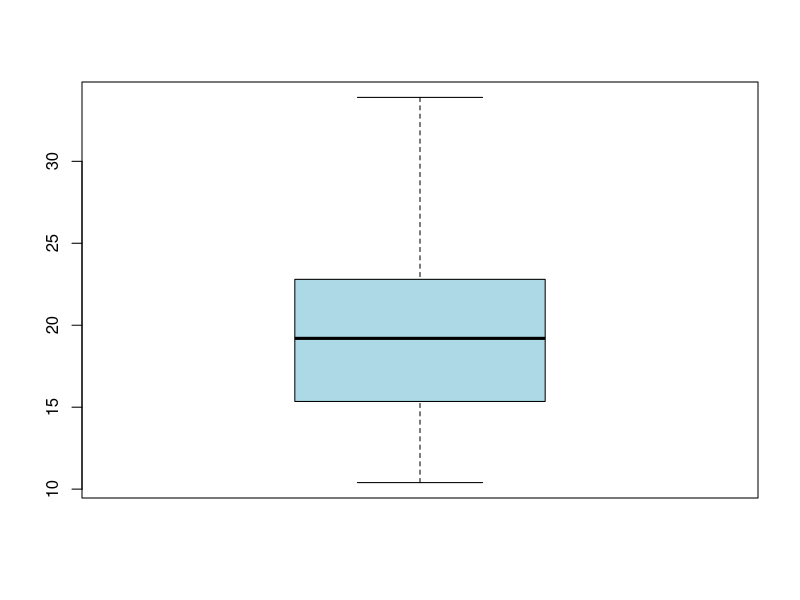
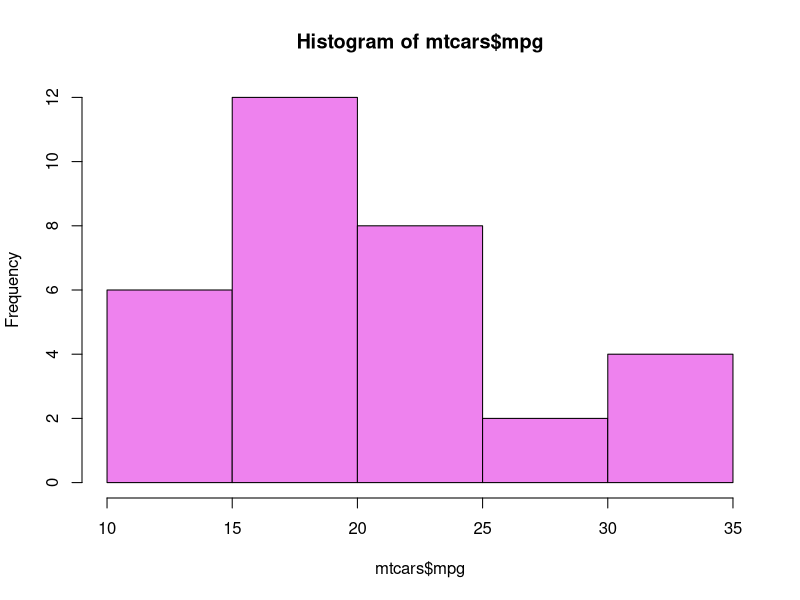

Reproduce these figures in R, in order.
summary(mtcars)
mean(mtcars$mpg)
sd(mtcars$mpg)

boxplot(mtcars$mpg, col = "lightblue")
hist(mtcars$mpg, col = "violet")
